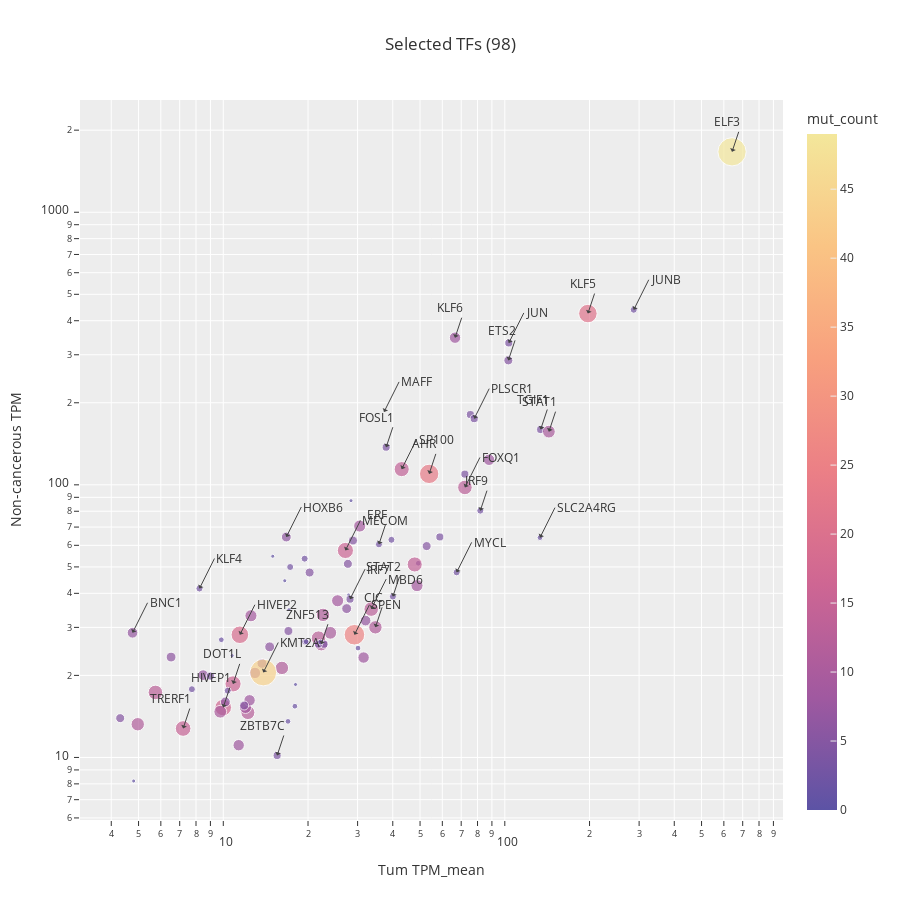

Write notebook code for a chart like this one.
### Code cell
# sel_tfs = sel_tfs[~sel_tfs.index.isin(["ELF3", "JUNB"])]
dmy_df = sel_tfs.copy(deep=True)
dmy_df['tum_mean_expression'] = sel_tfs['tum_mean_expression'] +1
dmy_df['healthy_mean_expression'] = sel_tfs['healthy_mean_expression'] +1

fig = px.scatter(
    dmy_df.reset_index(),
    x="tum_mean_expression",
    y="healthy_mean_expression",
    # error_x="tum_std_expression",
    # error_y="healthy_std_expression",
    # text="gene",
    color="mut_count",
    size="mut_count",
    hover_data="gene",
    color_continuous_scale=px.colors.sequential.Sunset_r,
    height=700,
    log_x=True,
    log_y=True,
    title=f'Selected TFs ({dmy_df.shape[0]})'

)
# Get the top 10 genes with highest healthy median expression
top_genes_h = dmy_df.nlargest(10, "healthy_median_expression").index.tolist()
top_genes_t = dmy_df.nlargest(10, "tum_median_expression").index.tolist()
top_genes_m = dmy_df.nlargest(10, "mut_count").index.tolist()

top_genes = list(set(top_genes_h + top_genes_t + top_genes_m))
top_genes.extend(["FOSL1", "FOXQ1", "ERF", "MYCL", "STAT2", "IRF7", "CIC", "MBD6", "ZNF750", "ZNF513", "BNC1", 'KLF6', 'HOXB6', "ZBTB7C", "KLF4"])
top_genes.remove('ZNF750')
top_genes.remove('IRF6')


# Add text annotation for the top 10 genes
for idx, gene in enumerate(top_genes):
    x = dmy_df.loc[dmy_df.index == gene, "tum_mean_expression"].values[0]
    y = dmy_df.loc[dmy_df.index == gene, "healthy_mean_expression"].values[0]
    ay = -30

    xanchor = 'right' if idx % 2 == 0 else 'left'
    ax = 10 if idx % 2 == 0 else 15

    if True:
        x, y = np.log10(x), np.log10(y)

    fig.add_annotation(x=x, y=y, text=gene, showarrow=True, arrowhead=1, ax=ax, xanchor=xanchor)

fig.update_layout(height=900, yaxis_title='Non-cancerous TPM', xaxis_title='Tum TPM_mean')

### Figure 1 — Plotly figure (JSON) as saved in the notebook; plotly's stock layout.template omitted (floating-point values rounded to 4 significant figures)
{"data": [{"customdata": [["TMF1"], ["TGIF1"], ["TRERF1"], ["ZBTB10"], ["NFATC4"], ["DBP"], ["HES2"], ["SP100"], ["SPEN"], ["MAFG"], ["EGR1"], ["ZNF513"], ["ZNF609"], ["ETS2"], ["ZSCAN16"], ["ATF3"], ["ATMIN"], ["AHR"], ["LCOR"], ["ZBTB21"], ["FOSL2"], ["ZNF552"], ["MAFK"], ["CASZ1"], ["ANKZF1"], ["BNC1"], ["TCF20"], ["SP1"], ["BCL6"], ["MYCL"], ["ETV7"], ["KLF4"], ["SP110"], ["FOXQ1"], ["ZNF335"], ["SAFB2"], ["SKI"], ["POGK"], ["MSX2"], ["MAFF"], ["FOSL1"], ["RUNX1"], ["OVOL1"], ["HIVEP1"], ["NFAT5"], ["KLF5"], ["ZNF750"], ["PHF1"], ["EBF4"], ["NR4A2"], ["STAT1"], ["MBD6"], ["JRK"], ["KLF6"], ["DOT1L"], ["IRF9"], ["FOXJ3"], ["ETS1"], ["ZBTB4"], ["ZNF846"], ["BHLHE41"], ["MECOM"], ["SATB1"], ["ZNF524"], ["IRF7"], ["ETV3"], ["HIVEP2"], ["ERF"], ["IRF6"], ["ZBTB7C"], ["TEAD1"], ["ZNF276"], ["PLSCR1"], ["MSANTD3"], ["STAT2"], ["ARID5B"], ["SLC2A4RG"], ["ELK4"], ["KLF16"], ["ELF3"], ["HOXB6"], ["CIC"], ["ZNF586"], ["KMT2A"], ["SRF"], ["ELF4"], ["ZNF211"], ["ZXDB"], ["MBD1"], ["FBXL19"], ["REL"], ["GRHL3"], ["JUN"], ["REPIN1"], ["JUNB"], ["TP63"], ["ZNF224"], ["NFIL3"]], "hovertemplate": "tum_mean_expression=%{x}<br>healthy_mean_expression=%{y}<br>mut_count=%{marker.color}<br>gene=%{customdata[0]}<extra></extra>", "legendgroup": "", "marker": {"color": [9, 4, 15, 1, 7, 2, 1, 14, 26, 1, 8, 11, 7, 5, 0, 0, 10, 23, 3, 11, 4, 3, 1, 8, 8, 7, 11, 9, 3, 3, 2, 3, 3, 13, 12, 5, 1, 8, 1, 0, 4, 11, 0, 17, 13, 21, 13, 9, 0, 4, 10, 13, 3, 8, 16, 3, 5, 5, 5, 6, 5, 16, 6, 2, 4, 1, 19, 3, 4, 4, 2, 9, 4, 2, 3, 8, 2, 6, 1, 49, 6, 11, 3, 44, 4, 6, 5, 5, 9, 4, 6, 4, 4, 2, 3, 14, 10, 2], "coloraxis": "coloraxis", "size": [9, 4, 15, 1, 7, 2, 1, 14, 26, 1, 8, 11, 7, 5, 0, 0, 10, 23, 3, 11, 4, 3, 1, 8, 8, 7, 11, 9, 3, 3, 2, 3, 3, 13, 12, 5, 1, 8, 1, 0, 4, 11, 0, 17, 13, 21, 13, 9, 0, 4, 10, 13, 3, 8, 16, 3, 5, 5, 5, 6, 5, 16, 6, 2, 4, 1, 19, 3, 4, 4, 2, 9, 4, 2, 3, 8, 2, 6, 1, 49, 6, 11, 3, 44, 4, 6, 5, 5, 9, 4, 6, 4, 4, 2, 3, 14, 10, 2], "sizemode": "area", "sizeref": 0.1225, "symbol": "circle"}, "mode": "markers", "name": "", "orientation": "v", "showlegend": false, "type": "scatter", "x": [12.54, 134.0, 7.199, 4.804, 32.03, 17.96, 16.53, 43.03, 29.23, 10.75, 87.92, 22.28, 8.481, 102.9, 10.75, 63.6, 23.99, 53.87, 7.736, 4.967, 72.14, 17.28, 28.42, 11.34, 12.96, 4.76, 16.15, 25.48, 39.56, 67.44, 16.98, 8.227, 19.53, 72.17, 12.23, 52.77, 18.06, 31.5, 27.88, 37.25, 37.89, 22.61, 29.74, 9.992, 5.739, 197.3, 21.79, 48.76, 12.83, 8.997, 143.4, 33.53, 19.45, 66.57, 10.83, 81.84, 17.04, 27.71, 20.26, 13.72, 28.89, 27.15, 14.61, 30.1, 28.2, 14.99, 11.45, 35.71, 75.47, 15.53, 9.839, 11.99, 77.86, 19.7, 40.03, 12.4, 133.3, 10.17, 17.11, 641.6, 16.74, 34.7, 10.37, 13.87, 22.8, 27.43, 11.86, 4.303, 30.52, 21.76, 6.524, 58.79, 103.3, 49.27, 287.1, 47.86, 9.755, 22.17], "xaxis": "x", "y": [33.09, 159.6, 12.77, 8.196, 31.76, 15.42, 44.49, 114.2, 28.19, 23.64, 123.6, 26.03, 20.04, 286.1, 11.94, 300.6, 28.66, 109.7, 17.8, 13.24, 109.5, 49.96, 87.47, 11.09, 20.42, 28.66, 21.3, 37.57, 62.87, 47.75, 13.56, 41.65, 26.58, 97.83, 14.61, 59.61, 18.52, 23.26, 39.44, 185.2, 137.4, 33.34, 64.55, 15.25, 17.32, 424.9, 27.39, 42.69, 12.7, 19.89, 156.7, 35.01, 53.6, 346.6, 18.62, 80.41, 29.1, 51.31, 47.69, 22.13, 62.47, 57.45, 25.46, 25.19, 38.08, 54.71, 28.19, 60.49, 181.1, 10.17, 27.02, 15.26, 174.9, 26.57, 38.91, 16.2, 64.02, 15.99, 34.82, 1666.0, 64.35, 30.02, 17.58, 20.5, 26.02, 35.16, 15.51, 13.93, 70.6, 26.05, 23.35, 64.39, 331.5, 51.57, 438.7, 51.05, 14.72, 26.53], "yaxis": "y"}], "layout": {"annotations": [{"arrowhead": 1, "ax": 10, "showarrow": true, "text": "ETS2", "x": 2.013, "xanchor": "right", "y": 2.457}, {"arrowhead": 1, "ax": 15, "showarrow": true, "text": "HIVEP2", "x": 1.059, "xanchor": "left", "y": 1.45}, {"arrowhead": 1, "ax": 10, "showarrow": true, "text": "TGIF1", "x": 2.127, "xanchor": "right", "y": 2.203}, {"arrowhead": 1, "ax": 15, "showarrow": true, "text": "MAFF", "x": 1.571, "xanchor": "left", "y": 2.268}, {"arrowhead": 1, "ax": 10, "showarrow": true, "text": "STAT1", "x": 2.157, "xanchor": "right", "y": 2.195}, {"arrowhead": 1, "ax": 15, "showarrow": true, "text": "MECOM", "x": 1.434, "xanchor": "left", "y": 1.759}, {"arrowhead": 1, "ax": 10, "showarrow": true, "text": "DOT1L", "x": 1.035, "xanchor": "right", "y": 1.27}, {"arrowhead": 1, "ax": 15, "showarrow": true, "text": "SPEN", "x": 1.466, "xanchor": "left", "y": 1.45}, {"arrowhead": 1, "ax": 10, "showarrow": true, "text": "ELF3", "x": 2.807, "xanchor": "right", "y": 3.222}, {"arrowhead": 1, "ax": 15, "showarrow": true, "text": "PLSCR1", "x": 1.891, "xanchor": "left", "y": 2.243}, {"arrowhead": 1, "ax": 10, "showarrow": true, "text": "TRERF1", "x": 0.8573, "xanchor": "right", "y": 1.106}, {"arrowhead": 1, "ax": 15, "showarrow": true, "text": "SLC2A4RG", "x": 2.125, "xanchor": "left", "y": 1.806}, {"arrowhead": 1, "ax": 10, "showarrow": true, "text": "HIVEP1", "x": 0.9997, "xanchor": "right", "y": 1.183}, {"arrowhead": 1, "ax": 15, "showarrow": true, "text": "KMT2A", "x": 1.142, "xanchor": "left", "y": 1.312}, {"arrowhead": 1, "ax": 10, "showarrow": true, "text": "KLF5", "x": 2.295, "xanchor": "right", "y": 2.628}, {"arrowhead": 1, "ax": 15, "showarrow": true, "text": "SP100", "x": 1.634, "xanchor": "left", "y": 2.058}, {"arrowhead": 1, "ax": 10, "showarrow": true, "text": "IRF9", "x": 1.913, "xanchor": "right", "y": 1.905}, {"arrowhead": 1, "ax": 15, "showarrow": true, "text": "JUNB", "x": 2.458, "xanchor": "left", "y": 2.642}, {"arrowhead": 1, "ax": 10, "showarrow": true, "text": "AHR", "x": 1.731, "xanchor": "right", "y": 2.04}, {"arrowhead": 1, "ax": 15, "showarrow": true, "text": "JUN", "x": 2.014, "xanchor": "left", "y": 2.521}, {"arrowhead": 1, "ax": 10, "showarrow": true, "text": "FOSL1", "x": 1.579, "xanchor": "right", "y": 2.138}, {"arrowhead": 1, "ax": 15, "showarrow": true, "text": "FOXQ1", "x": 1.858, "xanchor": "left", "y": 1.99}, {"arrowhead": 1, "ax": 10, "showarrow": true, "text": "ERF", "x": 1.553, "xanchor": "right", "y": 1.782}, {"arrowhead": 1, "ax": 15, "showarrow": true, "text": "MYCL", "x": 1.829, "xanchor": "left", "y": 1.679}, {"arrowhead": 1, "ax": 10, "showarrow": true, "text": "STAT2", "x": 1.602, "xanchor": "right", "y": 1.59}, {"arrowhead": 1, "ax": 15, "showarrow": true, "text": "IRF7", "x": 1.45, "xanchor": "left", "y": 1.581}, {"arrowhead": 1, "ax": 10, "showarrow": true, "text": "CIC", "x": 1.54, "xanchor": "right", "y": 1.477}, {"arrowhead": 1, "ax": 15, "showarrow": true, "text": "MBD6", "x": 1.525, "xanchor": "left", "y": 1.544}, {"arrowhead": 1, "ax": 10, "showarrow": true, "text": "ZNF513", "x": 1.348, "xanchor": "right", "y": 1.415}, {"arrowhead": 1, "ax": 15, "showarrow": true, "text": "BNC1", "x": 0.6776, "xanchor": "left", "y": 1.457}, {"arrowhead": 1, "ax": 10, "showarrow": true, "text": "KLF6", "x": 1.823, "xanchor": "right", "y": 2.54}, {"arrowhead": 1, "ax": 15, "showarrow": true, "text": "HOXB6", "x": 1.224, "xanchor": "left", "y": 1.809}, {"arrowhead": 1, "ax": 10, "showarrow": true, "text": "ZBTB7C", "x": 1.191, "xanchor": "right", "y": 1.007}, {"arrowhead": 1, "ax": 15, "showarrow": true, "text": "KLF4", "x": 0.9153, "xanchor": "left", "y": 1.62}], "coloraxis": {"colorbar": {"title": {"text": "mut_count"}}, "colorscale": [[0, "rgb(92, 83, 165)"], [0.1667, "rgb(160, 89, 160)"], [0.3333, "rgb(206, 102, 147)"], [0.5, "rgb(235, 127, 134)"], [0.6667, "rgb(248, 160, 126)"], [0.8333, "rgb(250, 196, 132)"], [1, "rgb(243, 231, 155)"]]}, "height": 900, "legend": {"itemsizing": "constant", "tracegroupgap": 0}, "title": {"text": "Selected TFs (98)"}, "xaxis": {"anchor": "y", "domain": [0, 1], "title": {"text": "Tum TPM_mean"}, "type": "log"}, "yaxis": {"anchor": "x", "domain": [0, 1], "title": {"text": "Non-cancerous TPM"}, "type": "log"}}}
